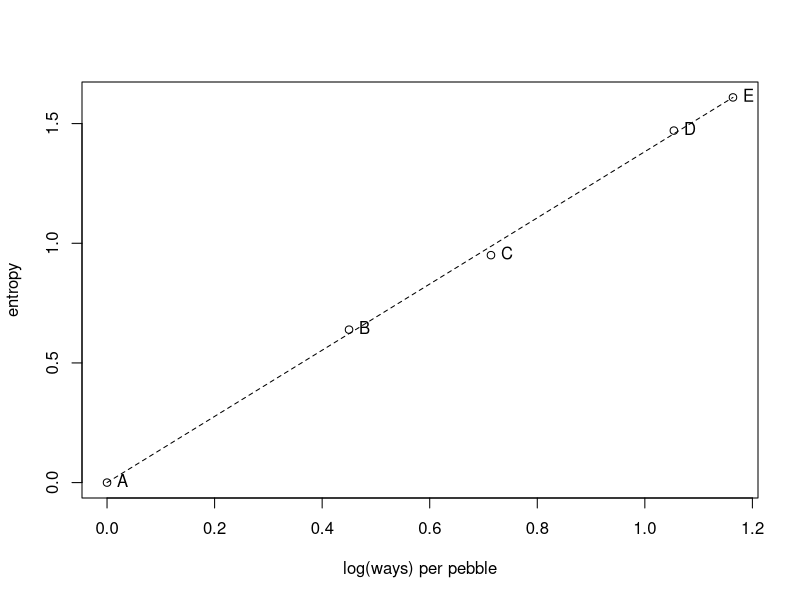

Generate this figure with R: (Note: this script raises an error after producing the figure.)
#10.1
p <- list()
p$A <- c(0, 0, 10, 0, 0)
p$B <- c(0, 1, 8, 1, 0)
p$C <- c(0, 2, 6, 2, 0)
p$D <- c(1, 2, 4, 2, 1)
p$E <- c(2, 2, 2, 2, 2)

#10.2
p_norm <- lapply(p, function(q) q/sum(q))

#10.3
(H <- sapply(p_norm, function(q) -sum(ifelse(q==0, 0, q*log(q)))))

#10.4
ways <- c(1, 90, 1260, 37800, 113400)
logwayspp <- log(ways)/10
plot(logwayspp, H, xlab="log(ways) per pebble", ylab="entropy")
text(logwayspp, H, labels=c("A", "B", "C", "D", "E"), pos=4)
lines(c(0, max(logwayspp)), c(0, max(H)), lt="dashed")

#10.5
# build list of the candidate distributions
p <- list()
p[[1]] <- c(1/4, 1/4, 1/4, 1/4)
p[[2]] <- c(2/6, 1/6, 1/6, 2/6)
p[[3]] <- c(1/6, 2/6, 2/6, 1/6)
p[[4]] <- c(1/8, 4/8, 2/8, 1/8)

# compute expected value of each
sapply(p, function(p) sum(p*c(0, 1, 1, 2)))

#10.6
# compute entropy of each distribution
sapply(p, function(p) -sum(p*log(p)))

#10.7
p <- 0.7
(A <- c((1-p)^2, p*(1-p), (1-p)*p, p^2))

#10.8
-sum(A*log(A))

#10.9
sim.p <- function(G=1.4) {
  x123 <- runif(3)
  x4 <- ((G)*sum(x123)-x123[2] - x123[3])/(2 - G)
  z <- sum(c(x123, x4))
  p <- c(x123, x4)/z
  list(H=-sum(p*log(p)), p=p)
}

#10.10
H <- replicate(1e5, sim.p(1.4))
dens(as.numeric(H[1, ]), adj=0.1)

#10.11
entropies <- as.numeric(H[1,])
distributions <- H[2,]

#10.12
max(entropies)

#10.13
distributions[which.max(entropies)]
